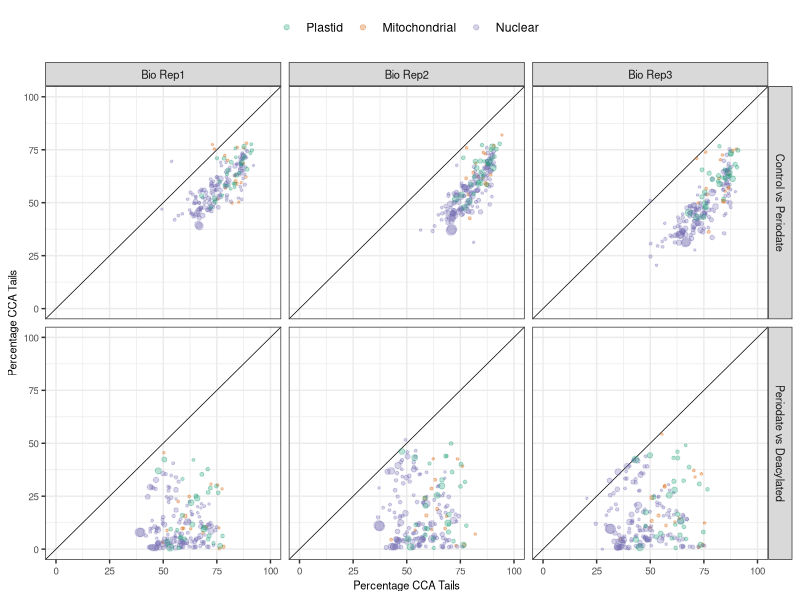

The R script that drew this image:
library(ggplot2)

pairwise_data = read.csv("combined_pairwise_comparisons.csv")

pairwise_data$Genome = factor(pairwise_data$Genome, levels=c("Plastid", "Mitochondrial", "Nuclear"))

ggplot(data=pairwise_data, aes(x=CCA_1, y=CCA_2, color=Genome, size=0.1*Total_Reads)) + geom_abline(linewidth=0.25) + geom_point(alpha=0.3) + facet_grid (Comparison ~ Biorep) + theme_bw() + xlim(c(0,100)) + ylim(c(0,100)) + scale_color_brewer(palette = "Dark2") + theme(legend.position="top", legend.title=element_blank(), axis.text = element_text(size=7), axis.title = element_text(size=8), strip.text = element_text(size=8)) + xlab("Percentage CCA Tails") + ylab("Percentage CCA Tails") + scale_size(range = c(0.5, 3), guide="none")

#output: pairwise_treatment_correlation.pdf